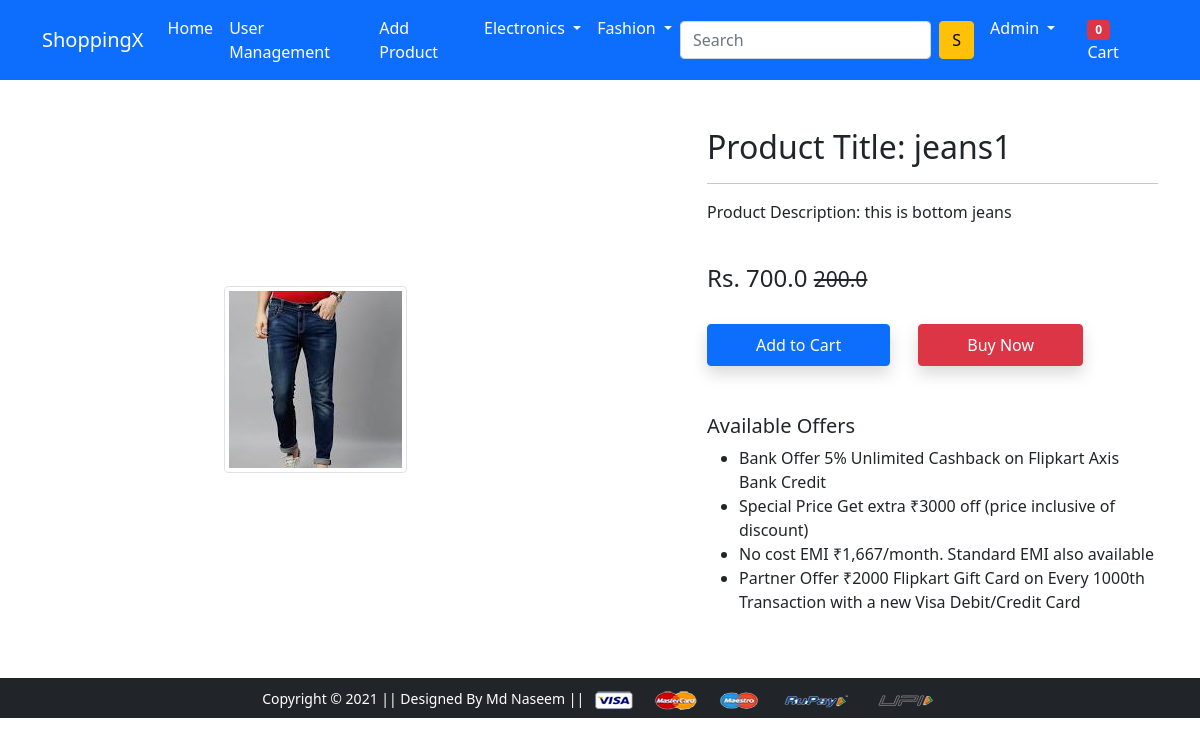
Page /product-detail/1 (signed in) on the committed database.
### app/models.py (models this page shows, shortened)
class Product(models.Model):
	title=models.CharField(max_length=100)
	selling_price=models.FloatField()
	discount_price=models.FloatField()
	description=models.TextField()
	brand=models.CharField(max_length=200)
	category=models.CharField(choices=CATEGORY_CHOICES,max_length=50)
	product_image=models.ImageField(upload_to='productimg')

### app/views.py (the view)
# urls.py: path('product-detail/<int:pk>', views.ProductDetailView.as_view(), name='product-detail'),
class ProductDetailView(View):
	def get(self , request , pk):
		product=Product.objects.get(pk=pk)
		totalItem=len(Cart.objects.filter(user=request.user))
		item_already_in_cart=False
		if request.user.is_authenticated:
			item_already_in_cart=Cart.objects.filter(Q(product=product.id) & Q(user=request.user)).exists()
		return render(request, 'app/productdetail.html',{'product':product,'item_already_in_cart':item_already_in_cart,'totalItem':totalItem})

### app/templates/app/productdetail.html (shortened to what this page needs)
{% extends 'app/base.html' %}
{% load static %}
{% block main-content %}
<div class="container my-5">
 <div class="row">
  <div class="col-sm-6 text-center align-self-center">
   <img src="{{product.product_image.url}}" alt="" class="img-fluid img-thumbnail">
  </div>
  <div class="col-sm-5 offset-sm-1">
   <h2>Product Title: {{product.title}}</h2>
   <hr>
   <p>Product Description: {{product.description}}</p> <br>
   <h4>Rs. {{product.selling_price}} <small class="fw-light text-decoration-line-through">{{product.discount_price}}</small></h4> <br>
   {% if request.user.is_authenticated %}
    {% if item_already_in_cart %}
    <a href="{% url 'show-cart' %}" class="btn btn-warning shadow px-5 py-2 ms-4">Go To Cart</a>
{% else %}
   <form action="/add-to-cart" class="d-inline">
    <button type="submit" class="btn btn-primary shadow px-5 py-2">Add to Cart</button>
   </form>
   {% endif %}
   {% endif %}
   <a href="{% url 'checkout' %}" class="btn btn-danger shadow px-5 py-2 ms-4">Buy Now</a>
   <h5 class="mt-5">Available Offers</h5>
   <ul>
    <li>Bank Offer 5% Unlimited Cashback on Flipkart Axis Bank Credit</li>
    <li>Special Price Get extra ₹3000 off (price inclusive of discount)</li>
    <li>No cost EMI ₹1,667/month. Standard EMI also available</li>
    <li>Partner Offer ₹2000 Flipkart Gift Card on Every 1000th Transaction with a new Visa Debit/Credit Card</li>
   </ul>
  </div>
 </div>
</div>
{% endblock main-content %}

### app/templates/app/base.html (shortened to what this page needs)
<!doctype html>
{% load static %}
<html lang="en">
  <head>
    <link href="https://cdn.jsdelivr.net/npm/bootstrap@5.0.0-beta1/dist/css/bootstrap.min.css" rel="stylesheet">
    <link rel="stylesheet" href="{% static 'app/css/owl.carousel.min.css' %}">
    <link rel="stylesheet" href="{% static 'app/css/all.min.css' %}">
    <link rel="stylesheet" href="{% static 'app/css/style.css' %}">
  </head>
  <body>
    <nav class="navbar navbar-expand-lg navbar-dark bg-primary">
     <div class="container">
       <a class="navbar-brand" href="/">ShoppingX</a>
       <div class="collapse navbar-collapse" id="navbarSupportedContent">
         <ul class="navbar-nav me-auto mb-2 mb-lg-0">
           <li class="nav-item">
             <a class="nav-link active" aria-current="page" href="/">Home</a>
           </li>
           <li class="nav-item">
             <a class="nav-link active" aria-current="page" href="{% url 'user_management' %}">User Management</a>
           </li>
           <li class="nav-item">
             <a class="nav-link active" aria-current="page" href="{% url 'addproduct' %}">Add Product</a>
           </li>
           <li class="nav-item dropdown">
             <a class="nav-link dropdown-toggle text-white" href="#" id="electronicsDropdown" role="button" data-bs-toggle="dropdown" aria-expanded="false">
               Electronics
             </a>
           </li>
           <li class="nav-item dropdown">
             <a class="nav-link dropdown-toggle text-white" href="#" id="fashionDropdown" role="button" data-bs-toggle="dropdown" aria-expanded="false">
               Fashion
             </a>
           </li>
         </ul>
         <form class="d-flex">
           <input class="form-control me-2" type="search" placeholder="Search" aria-label="Search">
           <button class="btn btn-warning" type="submit">S</button>
         </form>
         <div>
          <ul class="navbar-nav me-auto mb-2 mb-lg-0">
            {% if request.user.is_authenticated %}
           <li class="nav-item dropdown mx-2">
              <a class="nav-link dropdown-toggle text-white" href="#" id="profileDropdown" role="button" data-bs-toggle="dropdown" aria-expanded="false"><span class="text-capitalize">{{request.user.username}}
              </span></a>
            </li>
            <li class="nav-item mx-2">
             <a href="{% url 'show-cart' %}" class="nav-link text-white"><span class="badge bg-danger">{{totalItem}}</span> Cart </a>
            </li>
            {% endif %}
          </ul>
         </div>
       </div>
     </div>
    </nav>
    {% block main-content %} {% endblock main-content %}
    <footer class="container-fluid bg-dark text-center p-2 mt-5">
        <small class="text-white">Copyright &copy; 2021 || Designed By Md Naseem || </small>
        <img src="{% static 'app/images/payment.png' %}" alt="" srcset="" class="img-fluid" height="2px">
    </footer>
  </body>
</html>

### rows in the picture
Product: product_image (picture), title "jeans1", description "this is bottom jeans", selling_price "700.0", discount_price "200.0"

### other values in the picture
{{ request.user.username }} "Admin"
{{ totalItem }} "0"
